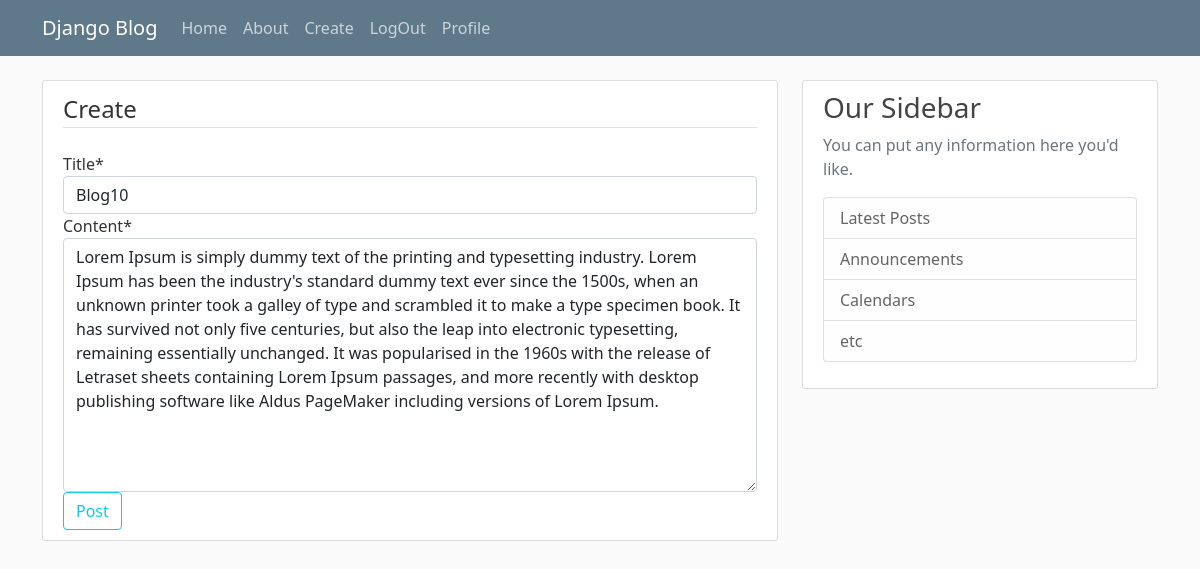
The page /post/18/update/ (signed in) on the database its author committed.
### blog_app/models.py (models this page shows, shortened)
class Post(models.Model):
    title = models.CharField(max_length=100)
    content = models.TextField()
    date = models.DateTimeField(default=timezone.now)
    author = models.ForeignKey(User, on_delete=models.CASCADE)

### blog_app/views.py (the view, shortened to what this page needs)
# urls.py: path('post/<int:pk>/update/', PostUpdateView.as_view(), name="post-update"),
class PostUpdateView(LoginRequiredMixin, UserPassesTestMixin, UpdateView):
    model = Post
    fields = ['title', 'content']
    def test_func(self):
        post = self.get_object()
        if self.request.user == post.author:
            return True
        return False

### blog_app/templates/blog_app/post_form.html (shortened to what this page needs)
{% extends "blog_app/base.html"%}
{% load crispy_forms_tags %}
{% block content%}
    <div class="content-section">
        <form method="POST">
            <fieldset class="form-group">
                <legend class="border-bottom mb-4">
                    Create
                </legend>
                {{ form|crispy }}
            </fieldset>
            <div class="form-group">
                <button class="btn btn-outline-info" type="submit">Post</button>
            </div>
        </form>
    </div>
{% endblock content %}

### blog_app/static/blog/main.css (style rules this page uses)
body { background: #fafafa; color: #333333; margin-top: 5rem; }
.content-section { background: #ffffff; padding: 10px 20px; border: 1px solid #dddddd; border-radius: 3px; margin-bottom: 20px; }

### rows shown on the page
Post: title "Blog10", content "Lorem Ipsum is simply dummy text of the printing and typesetting industry. Lorem Ipsum has been the industry's standard dummy text ever since the 1500s, when an unknown printer took a galley of type and scrambled it to make a type specimen book. It has survived not only five centuries, but also the leap into electronic typesetting, remaining essentially unchanged. It was popularised in the 1960s with the release of Letraset sheets containing Lorem Ipsum passages, and more recently with desktop publishing software like Aldus PageMaker including versions of Lorem Ipsum."
